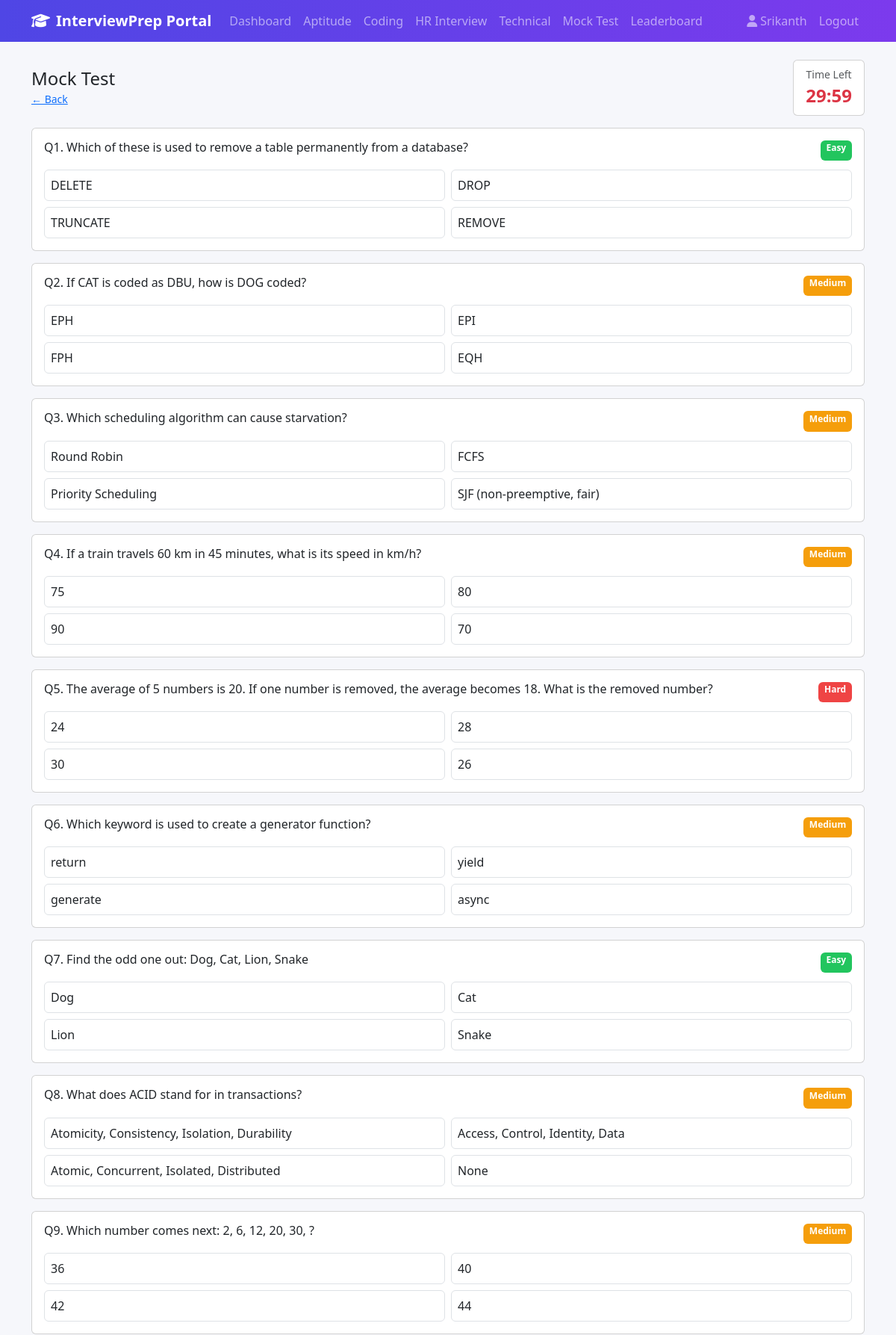
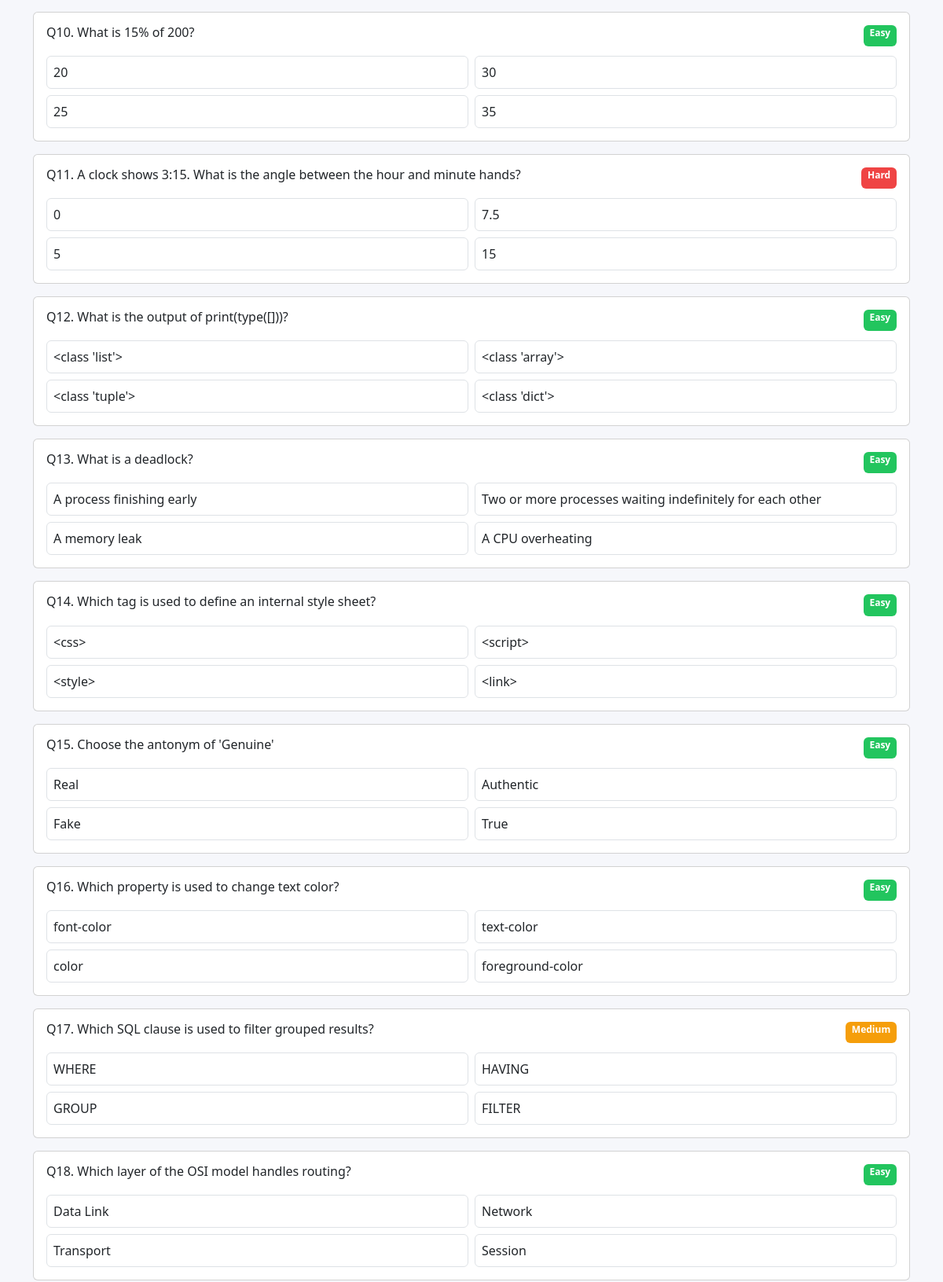
The page /mock-test/start (signed in, upper part) on the database its author committed (2 pictures, top to bottom).
### models.py (models this page shows, shortened)
class User(db.Model):
    __tablename__ = "users"
    id = db.Column(db.Integer, primary_key=True)
    name = db.Column(db.String(120), nullable=False)
    email = db.Column(db.String(150), unique=True, nullable=False)
    password_hash = db.Column(db.String(255), nullable=False)
    college = db.Column(db.String(150))
    branch = db.Column(db.String(100))
    year = db.Column(db.String(20))
    profile_photo = db.Column(db.String(255), default="default.png")
    skills = db.Column(db.String(255))
    resume_file = db.Column(db.String(255))
    is_admin = db.Column(db.Boolean, default=False)
    created_at = db.Column(db.DateTime, default=datetime.utcnow)
    mock_tests = db.relationship("MockTest", backref="user", lazy=True)

class Question(db.Model):
    __tablename__ = "questions"
    id = db.Column(db.Integer, primary_key=True)
    section = db.Column(db.String(30), nullable=False)   # 'aptitude' or 'technical'
    category = db.Column(db.String(60), nullable=False)  # e.g. Quantitative, DBMS, Python
    question = db.Column(db.Text, nullable=False)
    option1 = db.Column(db.String(255))
    option2 = db.Column(db.String(255))
    option3 = db.Column(db.String(255))
    option4 = db.Column(db.String(255))
    answer = db.Column(db.String(255))  # correct option text
    difficulty = db.Column(db.String(20), default="Easy")

### app.py (the view)
@app.route("/mock-test/start")
@login_required
def mock_test_start():
    all_questions = Question.query.all()
    count = min(30, len(all_questions))
    questions = random.sample(all_questions, count) if all_questions else []
    return render_template("quiz.html", questions=questions, category="Mock Test",
                            quiz_type="mock", back_url=url_for("mock_test_intro"),
                            time_limit=1800, start_time=int(time.time()))

### app.py (called while the page is built)
def login_required(f):
    @wraps(f)
    def wrapper(*args, **kwargs):
        if "user_id" not in session:
            flash("Please log in to continue.", "warning")
            return redirect(url_for("login"))
        return f(*args, **kwargs)
    return wrapper

def current_user():
    uid = session.get("user_id")
    return User.query.get(uid) if uid else None

@app.context_processor
def inject_user():
    return {"current_user": current_user()}

### templates/quiz.html (shortened to what this page needs)
{% extends "base.html" %}
{% block content %}
<div class="d-flex justify-content-between align-items-center mb-3">
  <div>
    <h4 class="mb-0">{{ category }}</h4>
    <a href="{{ back_url }}" class="small">&larr; Back</a>
  </div>
  {% if time_limit %}
  <div class="card px-3 py-2 text-center">
    <small class="text-muted">Time Left</small>
    <div id="timer" class="timer-box fs-4 text-danger">30:00</div>
  </div>
  {% endif %}
</div>
{% if not questions %}
<div class="alert alert-info">No questions available in this category yet. Please check back later or ask an admin to add some.</div>
{% else %}
<form method="POST" id="quizForm" action="{{ url_for('submit_mock_test') if quiz_type == 'mock' else url_for('submit_quiz') }}">
  {% for q in questions %}
  {% set q_index = loop.index0 %}
  <div class="card mb-3 p-3">
    <div class="d-flex justify-content-between">
      <h6>Q{{ loop.index }}. {{ q.question }}</h6>
      <span class="badge badge-difficulty-{{ q.difficulty }}">{{ q.difficulty }}</span>
    </div>
    <div class="options-group row g-2 mt-1">
      {% for opt in [q.option1, q.option2, q.option3, q.option4] %}
      <div class="col-md-6">
        <label class="border rounded p-2 d-block quiz-option">
          {{ opt }}
        </label>
      </div>
      {% endfor %}
    </div>
  </div>
  {% endfor %}
</form>
{% endif %}
{% endblock %}

### templates/base.html (shortened to what this page needs)
<!DOCTYPE html>
<html lang="en">
<head>
<link href="https://cdn.jsdelivr.net/npm/bootstrap@5.3.3/dist/css/bootstrap.min.css" rel="stylesheet">
<link href="https://cdnjs.cloudflare.com/ajax/libs/font-awesome/6.5.2/css/all.min.css" rel="stylesheet">
<link href="{{ url_for('static', filename='css/style.css') }}" rel="stylesheet">
</head>
<body>
<nav class="navbar navbar-expand-lg navbar-dark app-navbar sticky-top">
  <div class="container">
    <a class="navbar-brand fw-bold" href="{{ url_for('index') }}">
      <i class="fa-solid fa-graduation-cap me-2"></i>InterviewPrep Portal
    </a>
    <div class="collapse navbar-collapse" id="navMenu">
      {% if current_user %}
      <ul class="navbar-nav me-auto mb-2 mb-lg-0">
        <li class="nav-item"><a class="nav-link" href="{{ url_for('dashboard') }}">Dashboard</a></li>
        <li class="nav-item"><a class="nav-link" href="{{ url_for('aptitude') }}">Aptitude</a></li>
        <li class="nav-item"><a class="nav-link" href="{{ url_for('coding') }}">Coding</a></li>
        <li class="nav-item"><a class="nav-link" href="{{ url_for('hr') }}">HR Interview</a></li>
        <li class="nav-item"><a class="nav-link" href="{{ url_for('technical') }}">Technical</a></li>
        <li class="nav-item"><a class="nav-link" href="{{ url_for('mock_test_intro') }}">Mock Test</a></li>
        <li class="nav-item"><a class="nav-link" href="{{ url_for('leaderboard') }}">Leaderboard</a></li>
      </ul>
      <ul class="navbar-nav">
        <li class="nav-item"><a class="nav-link" href="{{ url_for('profile') }}"><i class="fa-solid fa-user me-1"></i>{{ current_user.name }}</a></li>
        <li class="nav-item"><a class="nav-link" href="{{ url_for('logout') }}">Logout</a></li>
      </ul>
      {% endif %}
    </div>
  </div>
</nav>
<main class="container my-4">
  {% block content %}{% endblock %}
</main>
</body>
</html>

### static/css/style.css (style rules this page uses)
:root { --brand-1: #4f46e5; --brand-2: #7c3aed; --brand-accent: #f59e0b; --bg-soft: #f6f7fb; }
body { background: var(--bg-soft); font-family: 'Segoe UI', Roboto, Arial, sans-serif; }
.app-navbar { background: linear-gradient(90deg, var(--brand-1), var(--brand-2)); }
.badge-difficulty-Easy { background: #22c55e; }
.badge-difficulty-Medium { background: #f59e0b; }
.badge-difficulty-Hard { background: #ef4444; }
.quiz-option { cursor: pointer; }
.timer-box { font-variant-numeric: tabular-nums; font-weight: 700; }

### rows shown on the page
User: name "Srikanth"
Question: question "Which of these is used to remove a table permanently from a database?", difficulty "Easy", option1 "DELETE", option2 "DROP", option3 "TRUNCATE", option4 "REMOVE"
Question: question "If CAT is coded as DBU, how is DOG coded?", difficulty "Medium", option1 "EPH", option2 "EPI", option3 "FPH", option4 "EQH"
Question: question "Which scheduling algorithm can cause starvation?", difficulty "Medium", option1 "Round Robin", option2 "FCFS", option3 "Priority Scheduling", option4 "SJF (non-preemptive, fair)"
Question: question "If a train travels 60 km in 45 minutes, what is its speed in km/h?", difficulty "Medium", option1 "75", option2 "80", option3 "90", option4 "70"
Question: question "The average of 5 numbers is 20. If one number is removed, the average becomes 18. What is the removed number?", difficulty "Hard", option1 "24", option2 "28", option3 "30", option4 "26"
Question: question "Which keyword is used to create a generator function?", difficulty "Medium", option1 "return", option2 "yield", option3 "generate", option4 "async"
Question: question "Find the odd one out: Dog, Cat, Lion, Snake", difficulty "Easy", option1 "Dog", option2 "Cat", option3 "Lion", option4 "Snake"
Question: question "What does ACID stand for in transactions?", difficulty "Medium", option1 "Atomicity, Consistency, Isolation, Durability", option2 "Access, Control, Identity, Data", option3 "Atomic, Concurrent, Isolated, Distributed", option4 "None"
Question: question "Which number comes next: 2, 6, 12, 20, 30, ?", difficulty "Medium", option1 "36", option2 "40", option3 "42", option4 "44"
Question: question "What is 15% of 200?", difficulty "Easy", option1 "20", option2 "30", option3 "25", option4 "35"
Question: question "A clock shows 3:15. What is the angle between the hour and minute hands?", difficulty "Hard", option4 "0" "5", option2 "7.5", option4 "15"
Question: question "What is the output of print(type([]))?", difficulty "Easy", option1 "<class 'list'>", option2 "<class 'array'>", option3 "<class 'tuple'>", option4 "<class 'dict'>"
Question: question "What is a deadlock?", difficulty "Easy", option1 "A process finishing early", option2 "Two or more processes waiting indefinitely for each other", option3 "A memory leak", option4 "A CPU overheating"
Question: question "Which tag is used to define an internal style sheet?", difficulty "Easy", option1 "<css>", option2 "<script>", option3 "<style>", option4 "<link>"
Question: question "Choose the antonym of 'Genuine'", difficulty "Easy", option1 "Real", option2 "Authentic", option3 "Fake", option4 "True"
Question: question "Which property is used to change text color?", difficulty "Easy", option1 "font-color", option2 "text-color", option3 "color", option4 "foreground-color"
Question: question "Which SQL clause is used to filter grouped results?", difficulty "Medium", option1 "WHERE", option2 "HAVING", option3 "GROUP", option4 "FILTER"
Question: question "Which layer of the OSI model handles routing?", difficulty "Easy", option1 "Data Link", option2 "Network", option3 "Transport", option4 "Session"

### other values the page prints
{{ category }} "Mock Test"
